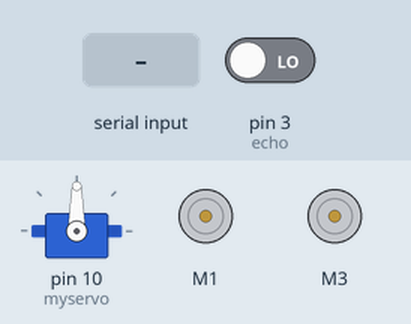
This sketch was run on a simulated Arduino Uno, built with avr-gcc and run on an emulated ATmega328P. Shown: servo, 2 × DC motor (green arrow = forward, orange = backward, longer = faster). Inputs (shaded band) come from the test bench; at power-on: pin 3 (echo) LOW.

Above: at 1.2 s.
1.3 s: "S" received over Serial
3.8 s: "U" received over Serial
At 6.7 s:
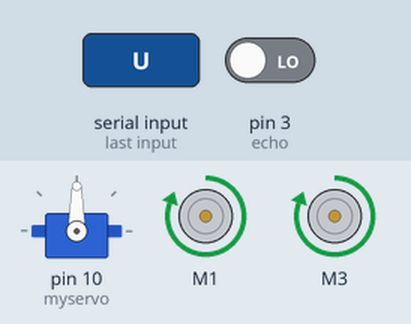
6.8 s: "D" received over Serial
9.8 s: "R" received over Serial
At 12.1 s:
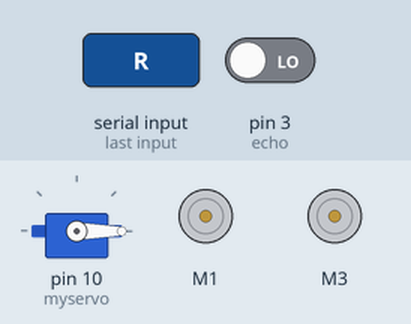
12.8 s: "L" received over Serial
At 14.9 s:
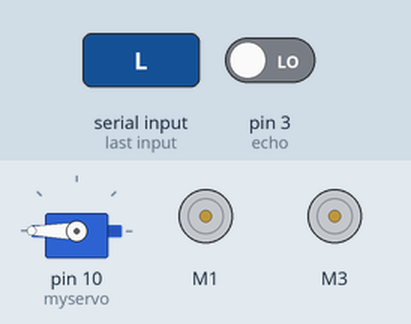
Timing chart, 0 to 16.8 s (numbered marks = the images above; inputs shaded):
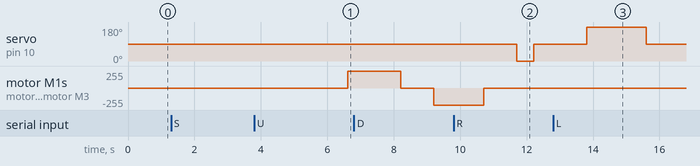

Measured:
- after the input at 3.8 s, motor M1, motor M3: stopped → forward 255/255 after 2.8 s
- after the input at 9.8 s, servo on pin 10 (myservo): 90° → 0° after 1.9 s, → 90° 0.50 s later
- after the input at 12.8 s, servo on pin 10 (myservo): 90° → 180° after 1.0 s, → 90° 1.8 s later

The sketch:

Arduino_Voice_Control_robot.ino
```cpp
#include <AFMotor.h>
#include <Servo.h>

String command;
int trig = 4;
int echo = 3;
int tiempo;
int distancia;
bool Auto = false;

AF_DCMotor motor1(1);
AF_DCMotor motor3(3);
AF_DCMotor motor4(4);

Servo myservo;


void setup()
{
pinMode(4,OUTPUT);
pinMode(3,INPUT);
Serial.begin(9600);
myservo.attach(10);
myservo.write(90);
}

int Distancia(){
  digitalWrite(trig, HIGH);
  delay(800);
  digitalWrite(trig,LOW);
  tiempo = pulseIn(echo,HIGH);
  distancia = tiempo/58.2;
  return distancia;
}

void forward()
 {
  distancia = Distancia();
  motor1.setSpeed(255);
  motor1.run(FORWARD);
  motor3.setSpeed(255);
  motor3.run(FORWARD);
  //motor4.setSpeed(255);
  //motor4.run(FORWARD);
  if (distancia > 300){
    delay(500);
  }else{
    if(distancia > 200 && distancia < 300){
      delay(200);
    }else{
      delay(100);
    }
  }

  delay(1500);
  motor1.run(RELEASE);
  motor3.run(RELEASE);
  //motor4.run(RELEASE);

}

void backward()
 {
  //digitalWrite(5,HIGH);
  //digitalWrite(6,HIGH);
  motor1.setSpeed(255);
  motor1.run(BACKWARD);
  motor3.setSpeed(255);
  motor3.run(BACKWARD);
  //motor4.setSpeed(255);
  //motor4.run(BACKWARD);
  delay(1500);
  //digitalWrite(5,LOW);
  //digitalWrite(6,LOW);
  motor1.run(RELEASE);
  motor3.run(RELEASE);
  //motor4.run(RELEASE);
}

void left()
 {
  //digitalWrite(6,HIGH);
  //digitalWrite(9,HIGH);
  myservo.write(180);
  distancia = Distancia();
  //digitalWrite(6,LOW);
  //digitalWrite(9,LOW);
  myservo.write(90);
  if(distancia > 64){
    //digitalWrite(6,HIGH);
    //digitalWrite(9,HIGH);
    motor3.setSpeed(255);
    motor3.run(BACKWARD);
    motor1.setSpeed(255);
    motor1.run(FORWARD);
    //digitalWrite(6,LOW);
    //digitalWrite(9,LOW);
    delay(1500);
    motor1.run(RELEASE);
    motor3.run(RELEASE);
    return;
  }

}

void right()
 {
  digitalWrite(5,HIGH);
  digitalWrite(8,HIGH);
  myservo.write(0);
  delay(500);
  digitalWrite(5,LOW);
  digitalWrite(8,HIGH);
  myservo.write(90);
  delay(500);
  digitalWrite(5,HIGH);
  digitalWrite(8,HIGH);
  if(distancia > 64){
    motor1.setSpeed(255);
    motor1.run(BACKWARD);
    motor3.setSpeed(255);
    motor3.run(FORWARD);
    //motor4.setSpeed(255);
    //motor4.run(FORWARD);
    digitalWrite(5,LOW);
    digitalWrite(8,HIGH);
    delay(1500);
    motor1.run(RELEASE);
    motor3.run(RELEASE);
  }
}

void Stop()
{
  motor1.run(RELEASE);
  motor3.run(RELEASE);
  //motor4.run(RELEASE);
}

void Voz(String command)
{


}

void Automatico()
{
  if(Serial.available())
  {
    command = " ";
    command = Serial.readString();
    if(command == "S"){

      return;
    }  }
  myservo.write(90);
    distancia = Distancia();
    Serial.println(distancia);
    if(distancia < 64)
    {
      Stop();
      myservo.write(180);
      distancia = Distancia();
      if(distancia > 64){
        left();
        delay(500);
        Automatico();
      }
      else{
        myservo.write(0);
        distancia = Distancia();
        if(distancia > 64){
          right();
          delay(500);
          //forward();
          Automatico();
        }
        else{
          backward();
          myservo.write(180);
          distancia = Distancia();
          if(distancia < 64){
            myservo.write(0);
            distancia = Distancia();
            if(distancia < 64){
              backward();
            }else{
              right();
              delay(500);
              Automatico();
            }
          }else{
            left();
            delay(500);
            Automatico();
          }
        }
      }
    } else
    {
      forward();
    }
  Automatico();
}

void Manual(String command){

  if (command=="U"){
     forward();
  }
  if (command=="D"){
     backward();
  }
  if (command=="R"){
    right();
  }
    if (command=="L"){
    left();
  }
    if (command=="UL"){
    right();
  }
    if (command=="UR"){
    right();
  }
    if (command=="DL"){
    right();
  }
    if (command=="DR"){
    right();
  }
    if (command=="LON"){
    digitalWrite(7, HIGH);
  }
    if (command=="LOFF"){
    digitalWrite(7, LOW);
  }
  if (command=="S"){
    motor1.run(RELEASE);
    motor3.run(RELEASE);
  }

}
void loop()
{

 delay(10);

 while(Serial.available())
{
  command = " ";
  command = Serial.readString();
  if(command == "A"){

    Automatico();

  }else{

     Manual(command);
  }
}
  command = " ";
}
```
